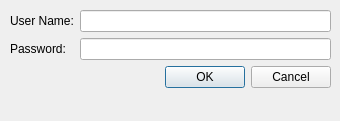
<?xml version="1.0" encoding="UTF-8"?>
<ui version="4.0">
 <class>IDEntryDialog</class>
 <widget class="QDialog" name="IDEntryDialog">
  <property name="geometry">
   <rect>
    <x>0</x>
    <y>0</y>
    <width>340</width>
    <height>121</height>
   </rect>
  </property>
  <property name="windowTitle">
   <string>CLSA Webphone Launcher</string>
  </property>
  <widget class="QWidget" name="formLayoutWidget">
   <property name="geometry">
    <rect>
     <x>10</x>
     <y>10</y>
     <width>321</width>
     <height>91</height>
    </rect>
   </property>
   <layout class="QFormLayout" name="formLayout">
    <item row="0" column="0">
     <widget class="QLabel" name="usernameLabel">
      <property name="text">
       <string>User Name:</string>
      </property>
     </widget>
    </item>
    <item row="0" column="1">
     <widget class="QLineEdit" name="usernameLineEdit"/>
    </item>
    <item row="1" column="0">
     <widget class="QLabel" name="passwordLabel">
      <property name="text">
       <string>Password:</string>
      </property>
     </widget>
    </item>
    <item row="1" column="1">
     <widget class="QLineEdit" name="passwordLineEdit"/>
    </item>
    <item row="2" column="1">
     <widget class="QDialogButtonBox" name="buttonBox">
      <property name="standardButtons">
       <set>QDialogButtonBox::Cancel|QDialogButtonBox::Ok</set>
      </property>
     </widget>
    </item>
   </layout>
  </widget>
 </widget>
 <resources/>
 <connections/>
</ui>
